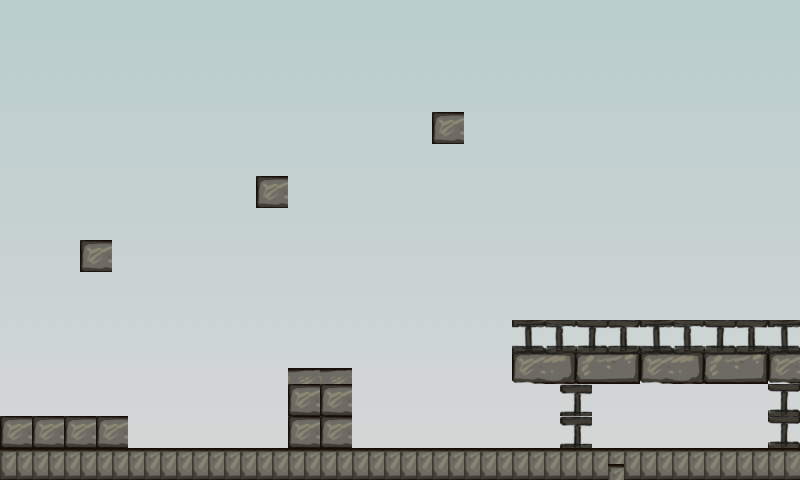

The image is a tile-based game level rendered from a .tmx file. Its description and source (layers, tilesets, objects; grid data summarised) follow:
An orthogonal 50x30 tile map with 16x16 px tiles, 2 tile layers (Tile Layer 1, Tile Layer 2), 2 tilesets and 52 objects (34x fixture, 18x object).

<map version="1.0" orientation="orthogonal" renderorder="right-down" width="50" height="30" tilewidth="16" tileheight="16" nextobjectid="56">
 <tileset firstgid="1" name="tiles2" tilewidth="16" tileheight="16">
  <image source="../assets/tiles2.png" width="256" height="1152" />
 </tileset>
 <tileset firstgid="1153" name="bah" tilewidth="16" tileheight="16">
  <image source="../assets/bah.png" width="640" height="480" />
 </tileset>
 <layer name="Tile Layer 1" width="50" height="30">
  <data>[1500 cells, 1500 non-empty, 30 distinct tile ids]</data>
 </layer>
 <layer name="Tile Layer 2" width="50" height="30">
  <data>[1500 cells, 136 non-empty, 42 distinct tile ids]</data>
 </layer>
 <objectgroup name="Object Layer 1">
  <object id="3" name="line1" type="object" x="799.708" y="429.182">
   <properties>
    <property name="isSensor" value="true" />
    <property name="userData" value="line1" />
   </properties>
   <polyline points="0,0 -623,25 -796,-50" />
  </object>
  <object id="4" name="line2" type="object" x="0.242424" y="74.5758">
   <properties>
    <property name="isSensor" value="true" />
    <property name="userData" value="line2" />
   </properties>
   <polyline points="0,0 196,-56 490.667,-70.6667 746.667,-49.3333 798.667,2.66667" />
  </object>
  <object id="5" name="ptiche" type="object" x="516" y="299.333" width="36" height="23.3333">
   <properties>
    <property name="isSensor" value="true" />
    <property name="userData" value="qice" />
   </properties>
  </object>
  <object id="6" name="egg1point1" type="fixture" x="597.5" y="113.5" width="11" height="11">
   <properties>
    <property name="body" value="ptiche" />
    <property name="isSensor" value="true" />
    <property name="userData" value="egg1point1" />
   </properties>
   <ellipse />
  </object>
  <object id="7" name="egg1point1" type="fixture" x="558.5" y="281.5" width="11" height="11">
   <properties>
    <property name="body" value="ptiche" />
    <property name="isSensor" value="true" />
    <property name="userData" value="egg1point1" />
   </properties>
   <ellipse />
  </object>
  <object id="8" name="egg1point1" type="fixture" x="499.5" y="279.5" width="11" height="11">
   <properties>
    <property name="body" value="ptiche" />
    <property name="isSensor" value="true" />
    <property name="userData" value="egg1point1" />
   </properties>
   <ellipse />
  </object>
  <object id="9" name="egg1point1" type="fixture" x="405.5" y="167.5" width="11" height="11">
   <properties>
    <property name="body" value="ptiche" />
    <property name="isSensor" value="true" />
    <property name="userData" value="egg1point1" />
   </properties>
   <ellipse />
  </object>
  <object id="10" name="egg1point1" type="fixture" x="305.5" y="91.5" width="11" height="11">
   <properties>
    <property name="body" value="ptiche" />
    <property name="isSensor" value="true" />
    <property name="userData" value="egg1point1" />
   </properties>
   <ellipse />
  </object>
  <object id="11" name="egg1point1" type="fixture" x="637.5" y="56.5" width="11" height="11">
   <properties>
    <property name="body" value="ptiche" />
    <property name="isSensor" value="true" />
    <property name="userData" value="egg1point1" />
   </properties>
   <ellipse />
  </object>
  <object id="12" name="ptiche2" type="object" x="599" y="426.333" width="36" height="23.3333">
   <properties>
    <property name="isSensor" value="true" />
    <property name="userData" value="qice" />
   </properties>
  </object>
  <object id="13" name="egg1point1" type="fixture" x="652.5" y="210.5" width="11" height="11">
   <properties>
    <property name="body" value="ptiche2" />
    <property name="isSensor" value="true" />
    <property name="userData" value="egg1point1" />
   </properties>
   <ellipse />
  </object>
  <object id="14" name="egg1point1" type="fixture" x="641.5" y="409.5" width="11" height="11">
   <properties>
    <property name="body" value="ptiche2" />
    <property name="isSensor" value="true" />
    <property name="userData" value="egg1point1" />
   </properties>
   <ellipse />
  </object>
  <object id="15" name="egg1point1" type="fixture" x="583.5" y="411.5" width="11" height="11">
   <properties>
    <property name="body" value="ptiche2" />
    <property name="isSensor" value="true" />
    <property name="userData" value="egg1point1" />
   </properties>
   <ellipse />
  </object>
  <object id="16" name="egg1point1" type="fixture" x="560.5" y="245.5" width="11" height="11">
   <properties>
    <property name="body" value="ptiche2" />
    <property name="isSensor" value="true" />
    <property name="userData" value="egg1point1" />
   </properties>
   <ellipse />
  </object>
  <object id="17" name="egg1point1" type="fixture" x="480.5" y="63.5" width="11" height="11">
   <properties>
    <property name="body" value="ptiche2" />
    <property name="isSensor" value="true" />
    <property name="userData" value="egg1point1" />
   </properties>
   <ellipse />
  </object>
  <object id="18" name="egg1point1" type="fixture" x="671.5" y="74.5" width="11" height="11">
   <properties>
    <property name="body" value="ptiche2" />
    <property name="isSensor" value="true" />
    <property name="userData" value="egg1point1" />
   </properties>
   <ellipse />
  </object>
  <object id="19" name="ptiche3" type="object" x="654" y="427.333" width="36" height="23.3333">
   <properties>
    <property name="isSensor" value="true" />
    <property name="userData" value="qice" />
   </properties>
  </object>
  <object id="20" name="egg1point1" type="fixture" x="704.5" y="200.5" width="11" height="11">
   <properties>
    <property name="body" value="ptiche3" />
    <property name="isSensor" value="true" />
    <property name="userData" value="egg1point1" />
   </properties>
   <ellipse />
  </object>
  <object id="21" name="egg1point1" type="fixture" x="694.5" y="412.5" width="11" height="11">
   <properties>
    <property name="body" value="ptiche3" />
    <property name="isSensor" value="true" />
    <property name="userData" value="egg1point1" />
   </properties>
   <ellipse />
  </object>
  <object id="22" name="egg1point1" type="fixture" x="636.5" y="413.5" width="11" height="11">
   <properties>
    <property name="body" value="ptiche3" />
    <property name="isSensor" value="true" />
    <property name="userData" value="egg1point1" />
   </properties>
   <ellipse />
  </object>
  <object id="23" name="egg1point1" type="fixture" x="578.5" y="231.5" width="11" height="11">
   <properties>
    <property name="body" value="ptiche3" />
    <property name="isSensor" value="true" />
    <property name="userData" value="egg1point1" />
   </properties>
   <ellipse />
  </object>
  <object id="24" name="egg1point1" type="fixture" x="489.5" y="103.5" width="11" height="11">
   <properties>
    <property name="body" value="ptiche3" />
    <property name="isSensor" value="true" />
    <property name="userData" value="egg1point1" />
   </properties>
   <ellipse />
  </object>
  </objectgroup>
</map>
<!-- 30 of 52 objects omitted -->
